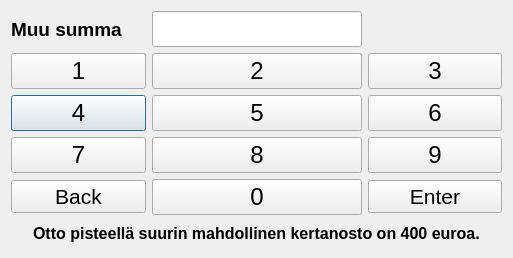
<?xml version="1.0" encoding="UTF-8"?>
<ui version="4.0">
 <class>muusumma</class>
 <widget class="QDialog" name="muusumma">
  <property name="geometry">
   <rect>
    <x>0</x>
    <y>0</y>
    <width>513</width>
    <height>258</height>
   </rect>
  </property>
  <property name="windowTitle">
   <string>Dialog</string>
  </property>
  <layout class="QGridLayout" name="gridLayout_2">
   <item row="1" column="0">
    <layout class="QGridLayout" name="gridLayout">
     <item row="4" column="0">
      <widget class="QPushButton" name="muusumma4">
       <property name="font">
        <font>
         <pointsize>18</pointsize>
        </font>
       </property>
       <property name="text">
        <string>4</string>
       </property>
      </widget>
     </item>
     <item row="5" column="0">
      <widget class="QPushButton" name="muusumma7">
       <property name="font">
        <font>
         <pointsize>18</pointsize>
        </font>
       </property>
       <property name="text">
        <string>7</string>
       </property>
      </widget>
     </item>
     <item row="3" column="2">
      <widget class="QPushButton" name="muusumma3">
       <property name="font">
        <font>
         <pointsize>18</pointsize>
        </font>
       </property>
       <property name="text">
        <string>3</string>
       </property>
      </widget>
     </item>
     <item row="2" column="0">
      <widget class="QLabel" name="label_2">
       <property name="font">
        <font>
         <pointsize>14</pointsize>
         <bold>true</bold>
        </font>
       </property>
       <property name="text">
        <string>Muu summa</string>
       </property>
      </widget>
     </item>
     <item row="4" column="2">
      <widget class="QPushButton" name="muusumma6">
       <property name="font">
        <font>
         <pointsize>18</pointsize>
        </font>
       </property>
       <property name="text">
        <string>6</string>
       </property>
      </widget>
     </item>
     <item row="3" column="1">
      <widget class="QPushButton" name="muusumma2">
       <property name="font">
        <font>
         <pointsize>18</pointsize>
        </font>
       </property>
       <property name="text">
        <string>2</string>
       </property>
      </widget>
     </item>
     <item row="5" column="1">
      <widget class="QPushButton" name="muusumma8">
       <property name="font">
        <font>
         <pointsize>18</pointsize>
        </font>
       </property>
       <property name="text">
        <string>8</string>
       </property>
      </widget>
     </item>
     <item row="4" column="1">
      <widget class="QPushButton" name="muusumma5">
       <property name="font">
        <font>
         <pointsize>18</pointsize>
        </font>
       </property>
       <property name="text">
        <string>5</string>
       </property>
      </widget>
     </item>
     <item row="6" column="1">
      <widget class="QPushButton" name="muusumma0">
       <property name="font">
        <font>
         <pointsize>18</pointsize>
        </font>
       </property>
       <property name="text">
        <string>0</string>
       </property>
      </widget>
     </item>
     <item row="2" column="1" alignment="Qt::AlignHCenter">
      <widget class="QLineEdit" name="lineEdit">
       <property name="font">
        <font>
         <pointsize>18</pointsize>
        </font>
       </property>
      </widget>
     </item>
     <item row="5" column="2">
      <widget class="QPushButton" name="muusumma9">
       <property name="font">
        <font>
         <pointsize>18</pointsize>
        </font>
       </property>
       <property name="text">
        <string>9</string>
       </property>
      </widget>
     </item>
     <item row="3" column="0">
      <widget class="QPushButton" name="muusumma1">
       <property name="font">
        <font>
         <pointsize>18</pointsize>
         <bold>false</bold>
        </font>
       </property>
       <property name="text">
        <string>1</string>
       </property>
      </widget>
     </item>
     <item row="6" column="0">
      <widget class="QPushButton" name="muusummaback">
       <property name="font">
        <font>
         <pointsize>16</pointsize>
        </font>
       </property>
       <property name="text">
        <string>Back</string>
       </property>
      </widget>
     </item>
     <item row="6" column="2">
      <widget class="QPushButton" name="muusummaenter">
       <property name="font">
        <font>
         <pointsize>16</pointsize>
        </font>
       </property>
       <property name="text">
        <string>Enter</string>
       </property>
      </widget>
     </item>
    </layout>
   </item>
   <item row="2" column="0" alignment="Qt::AlignHCenter|Qt::AlignVCenter">
    <widget class="QLabel" name="label">
     <property name="font">
      <font>
       <pointsize>12</pointsize>
       <bold>true</bold>
      </font>
     </property>
     <property name="text">
      <string>Otto pisteellä suurin mahdollinen kertanosto on 400 euroa.</string>
     </property>
    </widget>
   </item>
  </layout>
 </widget>
 <resources/>
 <connections/>
</ui>
